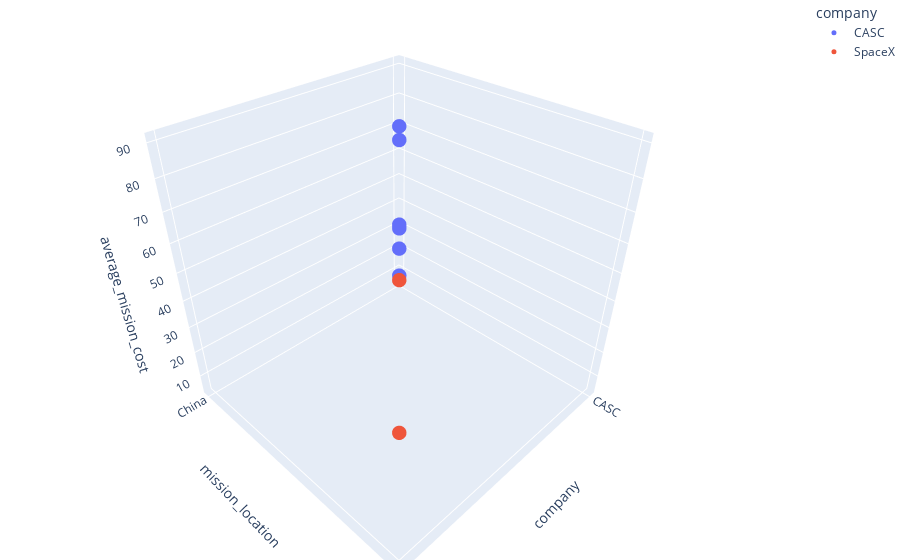

This figure's notebook cell:
### Markdown cell above
#### PLOT by Location

### Code cell
fig = px.scatter_3d(df_company_cost, x='company', y='mission_location', z='average_mission_cost', 
                    color='company')
fig.update_traces(marker=dict(size=5))
# tight layout
fig.update_layout(margin=dict(l=0, r=0, b=0, t=0))

fig.show()

### Figure 1 — Plotly figure (JSON) as saved in the notebook; plotly's stock layout.template omitted (floating-point values rounded to 4 significant figures)
{"data": [{"hovertemplate": "company=%{x}<br>mission_location=%{y}<br>average_mission_cost=%{z}<extra></extra>", "legendgroup": "CASC", "marker": {"color": "#636efa", "size": 5, "symbol": "circle"}, "mode": "markers", "name": "CASC", "scene": "scene", "showlegend": true, "type": "scatter3d", "x": ["CASC", "CASC", "CASC", "CASC", "CASC", "CASC", "CASC", "CASC", "CASC", "CASC", "CASC", "CASC", "CASC", "CASC", "CASC", "CASC", "CASC", "CASC", "CASC", "CASC", "CASC", "CASC", "CASC", "CASC", "CASC", "CASC", "CASC", "CASC", "CASC", "CASC", "CASC", "CASC", "CASC", "CASC", "CASC", "CASC", "CASC", "CASC", "CASC", "CASC", "CASC", "CASC", "CASC", "CASC", "CASC", "CASC", "CASC", "CASC", "CASC", "CASC", "CASC", "CASC", "CASC", "CASC", "CASC", "CASC", "CASC", "CASC", "CASC", "CASC", "CASC", "CASC", "CASC", "CASC", "CASC", "CASC", "CASC", "CASC", "CASC", "CASC", "CASC", "CASC", "CASC", "CASC", "CASC", "CASC", "CASC"], "y": ["China", "China", "China", "China", "China", "China", "China", "China", "China", "China", "China", "China", "China", "China", "China", "China", "China", "China", "China", "China", "China", "China", "China", "China", "China", "China", "China", "China", "China", "China", "China", "China", "China", "China", "China", "China", "China", "China", "China", "China", "China", "China", "China", "China", "China", "China", "China", "China", "China", "China", "China", "China", "China", "China", "China", "China", "China", "China", "China", "China", "China", "China", "China", "China", "China", "China", "China", "China", "China", "China", "China", "China", "China", "China", "China", "China", "China"], "z": [30.8, 30.8, 30.8, 30.8, 30.8, 30.8, 30.8, 30.8, 30.8, 29.75, 30.8, 29.75, 69.7, 29.75, 30.8, 69.7, 30.8, 30.8, 64.68, 69.7, 64.68, 30.8, 29.75, 69.7, 64.68, 30.8, 29.75, 69.7, 64.68, 30.8, 29.75, 30.8, 69.7, 64.68, 64.68, 30.8, 29.75, 69.7, 29.15, 64.68, 64.68, 29.75, 29.15, 20.14, 64.68, 64.68, 5.3, 5.3, 29.75, 69.7, 29.15, 64.68, 64.68, 30.8, 29.75, 29.15, 64.68, 64.68, 5.3, 30.8, 29.75, 69.7, 29.15, 64.68, 64.68, 7.5, 5.3, 30.8, 29.75, 29.15, 64.68, 64.68, 5.3, 30.8, 29.75, 29.15, 64.68]}, {"hovertemplate": "company=%{x}<br>mission_location=%{y}<br>average_mission_cost=%{z}<extra></extra>", "legendgroup": "SpaceX", "marker": {"color": "#EF553B", "size": 5, "symbol": "circle"}, "mode": "markers", "name": "SpaceX", "scene": "scene", "showlegend": true, "type": "scatter3d", "x": ["SpaceX", "SpaceX", "SpaceX", "SpaceX", "SpaceX"], "y": ["USA", "USA", "USA", "USA", "USA"], "z": [50, 90, 50, 90, 50]}], "layout": {"legend": {"title": {"text": "company"}, "tracegroupgap": 0}, "margin": {"b": 0, "l": 0, "r": 0, "t": 0}, "scene": {"domain": {"x": [0, 1], "y": [0, 1]}, "xaxis": {"categoryarray": ["CASC", "SpaceX"], "categoryorder": "array", "title": {"text": "company"}}, "yaxis": {"title": {"text": "mission_location"}}, "zaxis": {"title": {"text": "average_mission_cost"}}}}}
